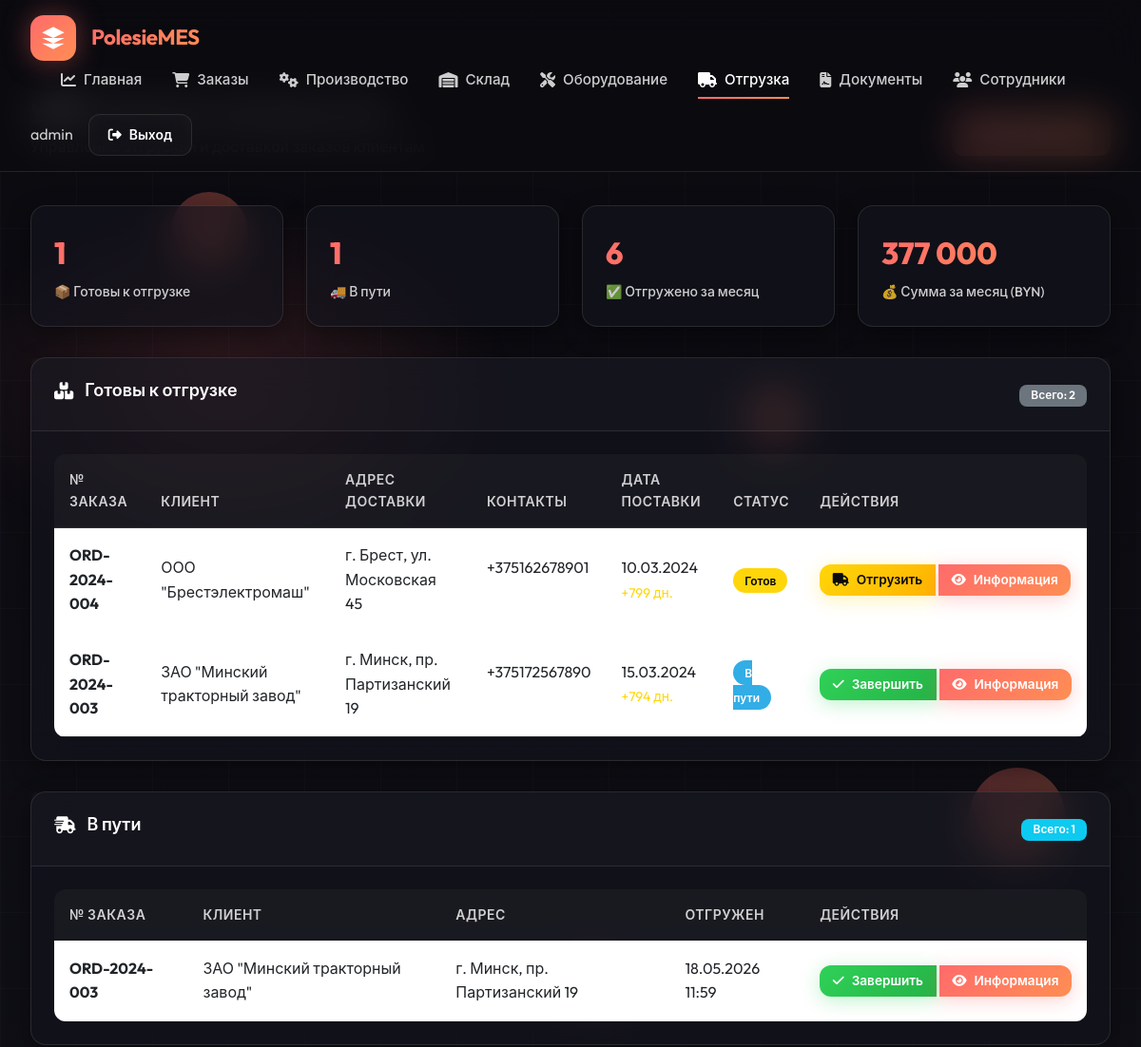
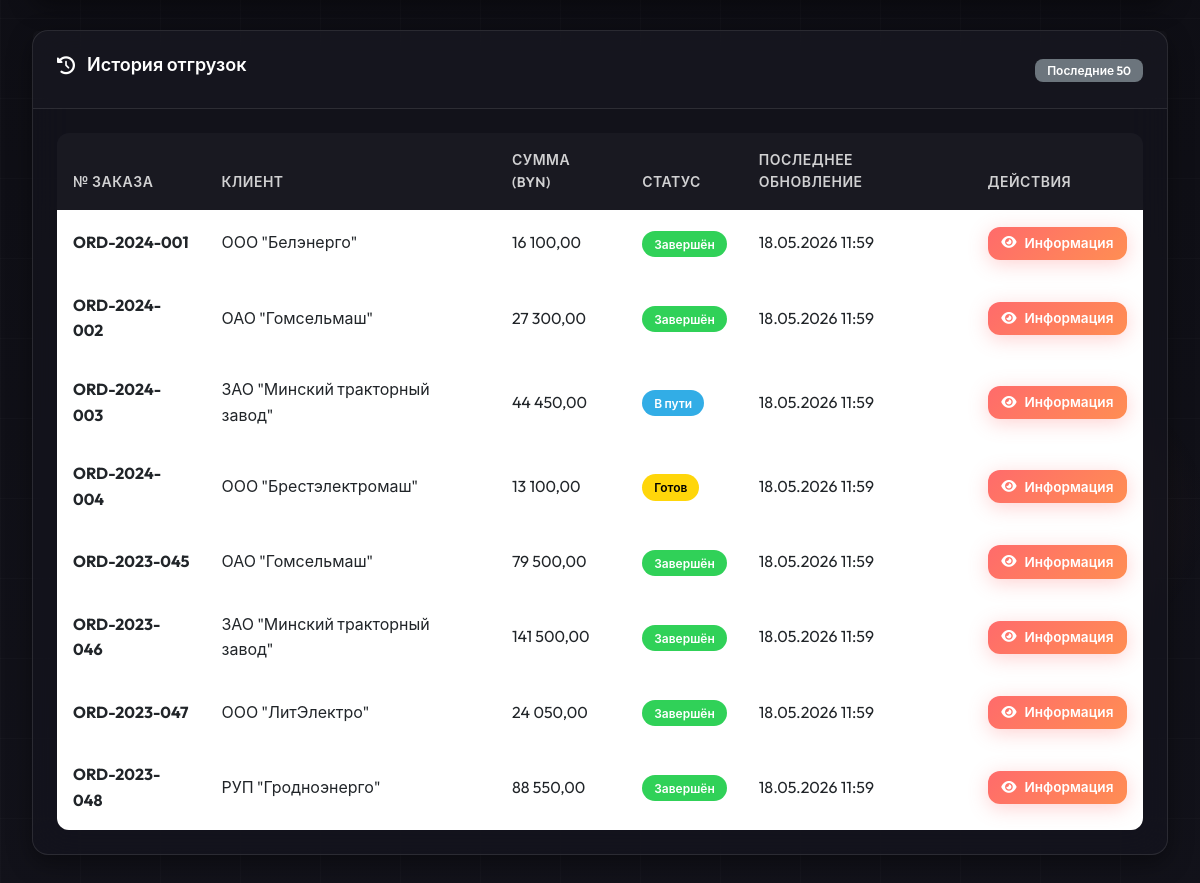
/modules/shipment/index.php (signed in), run on the app's committed database (2 pictures, top to bottom).
### tables this page shows
CREATE TABLE orders (
    id INT AUTO_INCREMENT PRIMARY KEY,
    order_number VARCHAR(50) UNIQUE NOT NULL,
    customer_id INT NOT NULL,
    order_date DATE NOT NULL,
    delivery_date DATE,
    priority ENUM('low', 'normal', 'high', 'urgent') DEFAULT 'normal',
    status ENUM('new', 'confirmed', 'in_production', 'quality_check', 'ready', 'shipped', 'completed', 'cancelled') DEFAULT 'new',
    items_json JSON,
    total_amount DECIMAL(15,2),
    currency VARCHAR(3) DEFAULT 'BYN',
    notes TEXT,
    manager_id INT,
     
    tracking_number VARCHAR(100),
    carrier VARCHAR(200),
    driver_name VARCHAR(200),
    vehicle_number VARCHAR(50),
    shipped_at DATETIME,
    received_at DATETIME,
    completion_notes TEXT,
    created_at TIMESTAMP DEFAULT CURRENT_TIMESTAMP,
    updated_at TIMESTAMP DEFAULT CURRENT_TIMESTAMP ON UPDATE CURRENT_TIMESTAMP,
    FOREIGN KEY (customer_id) REFERENCES partners(id),
    FOREIGN KEY (manager_id) REFERENCES staff(id),
    INDEX idx_order_number (order_number),
    INDEX idx_status (status)
);

CREATE TABLE partners (
    id INT AUTO_INCREMENT PRIMARY KEY,
    partner_type ENUM('customer', 'supplier', 'both') DEFAULT 'customer',
    name VARCHAR(200) NOT NULL,
    inn VARCHAR(20),
    kpp VARCHAR(20),
    address TEXT,
    phone VARCHAR(20),
    email VARCHAR(100),
    contact_person VARCHAR(100),
    country VARCHAR(50) DEFAULT 'Беларусь',
    status ENUM('active', 'inactive') DEFAULT 'active',
    created_at TIMESTAMP DEFAULT CURRENT_TIMESTAMP,
    INDEX idx_partner_type (partner_type)
);

### modules/shipment/index.php (the view, shortened to what the rows shown need)
<?php
require_once __DIR__ . '/../../includes/helpers.php';
$db = getDB();
$stmt = $db->query("
    SELECT o.*, c.name as customer_name, c.inn, c.address, c.phone as customer_phone, c.email,
           s.first_name as manager_first_name, s.last_name as manager_last_name,
           DATEDIFF(NOW(), o.delivery_date) as days_since_delivery
    FROM orders o
    LEFT JOIN partners c ON o.customer_id = c.id
    LEFT JOIN staff s ON o.manager_id = s.id
    WHERE o.status IN ('ready', 'shipped')
    ORDER BY o.delivery_date ASC
");
$shipmentOrders = $stmt->fetchAll();
$stmt = $db->query("
    SELECT o.*, c.name as customer_name,
           DATE_FORMAT(o.updated_at, '%d.%m.%Y %H:%i') as last_update
    FROM orders o
    LEFT JOIN partners c ON o.customer_id = c.id
    WHERE o.status IN ('ready', 'shipped', 'completed')
    ORDER BY o.updated_at DESC
    LIMIT 50
");
$shipmentHistory = $stmt->fetchAll();
$stmt = $db->query("
    SELECT o.*, c.name as customer_name, c.address,
           DATE_FORMAT(o.updated_at, '%d.%m.%Y %H:%i') as shipped_date
    FROM orders o
    LEFT JOIN partners c ON o.customer_id = c.id
    WHERE o.status = 'shipped'
    ORDER BY o.updated_at DESC
");
$shippedOrders = $stmt->fetchAll();
?>
<!DOCTYPE html>
<html lang="ru">
<head>
    <link href="https://cdn.jsdelivr.net/npm/bootstrap@5.3.0/dist/css/bootstrap.min.css" rel="stylesheet">
    <link href="https://cdnjs.cloudflare.com/ajax/libs/font-awesome/6.4.0/css/all.min.css" rel="stylesheet">
    <link rel="stylesheet" href="<?= APP_URL ?>/assets/css/common-style.css">
</head>
<body>
    <div class="main-content">
        <div class="page-header">
            <div class="page-title">
                <h1><i class="fas fa-truck-loading"></i> Отгрузка продукции</h1>
            </div>
        </div>
        <div class="card">
            <div class="card-body">
                <?php if (empty($shipmentOrders)): ?>
                <div class="empty-state">
                    <i class="fas fa-inbox"></i>
                    <p>Нет заказов, готовых к отгрузке</p>
                </div>
                <?php else: ?>
                <div class="table-responsive">
                    <table class="table">
                        <thead>
                            <tr>
                                <th>№ заказа</th>
                                <th>Клиент</th>
                                <th>Адрес доставки</th>
                                <th>Контакты</th>
                                <th>Дата поставки</th>
                                <th>Статус</th>
                                <th>Действия</th>
                            </tr>
                        </thead>
                        <tbody>
                            <?php foreach ($shipmentOrders as $order): ?>
                            <tr>
                                <td><strong><?= e($order['order_number']) ?></strong></td>
                                <td><?= e($order['customer_name']) ?></td>
                                <td><?= e($order['address']) ?></td>
                                <td>
                                    <?= e($order['customer_phone']) ?><br>
                                    <small style="color: var(--text-secondary);"><?= e($order['email']) ?></small>
                                </td>
                                <td>
                                    <?= date('d.m.Y', strtotime($order['delivery_date'])) ?>
                                    <?php if ($order['days_since_delivery'] > 0): ?>
                                        <br><small style="color: var(--warning-color);">+<?= $order['days_since_delivery'] ?> дн.</small>
                                    <?php endif; ?>
                                </td>
                                <td>
                                    <span class="status-badge status-<?= e($order['status']) ?>">
                                        <?php
                                        $statusNames = ['ready' => 'Готов', 'shipped' => 'В пути', 'completed' => 'Завершён', 'cancelled' => 'Отменён'];
                                        echo $statusNames[$order['status']] ?? $order['status'];
                                        ?>
                                    </span>
                                </td>
                                <td>
                                    <div class="btn-group btn-group-sm">
                                        <?php if ($order['status'] == 'ready'): ?>
                                        <button class="btn btn-warning btn-sm" onclick="showShipModal(<?= $order['id'] ?>, '<?= e($order['order_number']) ?>', '<?= e($order['customer_name']) ?>')">
                                            <i class="fas fa-truck"></i> Отгрузить
                                        </button>
                                        <?php elseif ($order['status'] == 'shipped'): ?>
                                        <button class="btn btn-success btn-sm" onclick="showCompleteModal(<?= $order['id'] ?>, '<?= e($order['order_number']) ?>')">
                                            <i class="fas fa-check"></i> Завершить
                                        </button>
                                        <?php endif; ?>
                                        <a href="order_details.php?order_id=<?= $order['id'] ?>" class="btn btn-primary btn-sm" title="Просмотр полной информации о заказе">
                                            <i class="fas fa-eye"></i> Информация
                                        </a>
                                    </div>
                                </td>
                            </tr>
                            <?php endforeach; ?>
                        </tbody>
                    </table>
                </div>
                <?php endif; ?>
            </div>
        </div>
        <?php if (!empty($shippedOrders)): ?>
        <div class="card">
            <div class="card-body">
                <div class="table-responsive">
                    <table class="table">
                        <thead>
                            <tr>
                                <th>№ заказа</th>
                                <th>Клиент</th>
                                <th>Адрес</th>
                                <th>Отгружен</th>
                                <th>Действия</th>
                            </tr>
                        </thead>
                        <tbody>
                            <?php foreach ($shippedOrders as $order): ?>
                            <tr>
                                <td><strong><?= e($order['order_number']) ?></strong></td>
                                <td><?= e($order['customer_name']) ?></td>
                                <td><?= e($order['address']) ?></td>
                                <td><?= e($order['shipped_date']) ?></td>
                                <td>
                                    <div class="btn-group btn-group-sm">
                                        <button class="btn btn-success btn-sm" onclick="showCompleteModal(<?= $order['id'] ?>, '<?= e($order['order_number']) ?>')">
                                            <i class="fas fa-check"></i> Завершить
                                        </button>
                                        <a href="order_details.php?order_id=<?= $order['id'] ?>" class="btn btn-primary btn-sm" title="Просмотр полной информации о заказе">
                                            <i class="fas fa-eye"></i> Информация
                                        </a>
                                    </div>
                                </td>
                            </tr>
                            <?php endforeach; ?>
                        </tbody>
                    </table>
                </div>
            </div>
        </div>
        <?php endif; ?>
        <div class="card">
            <div class="card-body">
                <div class="table-responsive">
                    <table class="table">
                        <thead>
                            <tr>
                                <th>№ заказа</th>
                                <th>Клиент</th>
                                <th>Сумма (BYN)</th>
                                <th>Статус</th>
                                <th>Последнее обновление</th>
                                <th>Действия</th>
                            </tr>
                        </thead>
                        <tbody>
                            <?php foreach ($shipmentHistory as $order): ?>
                            <tr>
                                <td><strong><?= e($order['order_number']) ?></strong></td>
                                <td><?= e($order['customer_name']) ?></td>
                                <td><?= number_format((float)($order['total_amount'] ?? 0), 2, ',', ' ') ?></td>
                                <td>
                                    <span class="status-badge status-<?= e($order['status']) ?>">
                                        <?php
                                        $statusNames = ['ready' => 'Готов', 'shipped' => 'В пути', 'completed' => 'Завершён', 'cancelled' => 'Отменён'];
                                        echo $statusNames[$order['status']] ?? $order['status'];
                                        ?>
                                    </span>
                                </td>
                                <td><?= e($order['last_update']) ?></td>
                                <td>
                                    <a href="order_details.php?order_id=<?= $order['id'] ?>" class="btn btn-primary btn-sm" title="Просмотр полной информации о заказе">
                                        <i class="fas fa-eye"></i> Информация
                                    </a>
                                </td>
                            </tr>
                            <?php endforeach; ?>
                        </tbody>
                    </table>
                </div>
            </div>
        </div>
    </div>
</body>
</html>

### data on the page
orders: order_number "ORD-2024-004", customer.name "ООО \"Брестэлектромаш\"", customer.address "г. Брест, ул. Московская 45", customer.phone "+375162678901", delivery_date "10.03.2024", days_since_delivery "799", status "Готов", total_amount "13 100,00", last_update "18.05.2026 11:59"
orders: order_number "ORD-2024-003", customer.name "ЗАО \"Минский тракторный завод\"", customer.address "г. Минск, пр. Партизанский 19", customer.phone "+375172567890", delivery_date "15.03.2024", days_since_delivery "794", status "В пути", shipped_date "18.05.2026 11:59", total_amount "44 450,00", last_update "18.05.2026 11:59"
orders: order_number "ORD-2024-001", customer.name "ООО \"Белэнерго\"", total_amount "16 100,00", status "Завершён", last_update "18.05.2026 11:59"
orders: order_number "ORD-2024-002", customer.name "ОАО \"Гомсельмаш\"", total_amount "27 300,00", status "Завершён", last_update "18.05.2026 11:59"
orders: order_number "ORD-2023-045", customer.name "ОАО \"Гомсельмаш\"", total_amount "79 500,00", status "Завершён", last_update "18.05.2026 11:59"
orders: order_number "ORD-2023-046", customer.name "ЗАО \"Минский тракторный завод\"", total_amount "141 500,00", status "Завершён", last_update "18.05.2026 11:59"
orders: order_number "ORD-2023-047", customer.name "ООО \"ЛитЭлектро\"", total_amount "24 050,00", status "Завершён", last_update "18.05.2026 11:59"
orders: order_number "ORD-2023-048", customer.name "РУП \"Гродноэнерго\"", total_amount "88 550,00", status "Завершён", last_update "18.05.2026 11:59"

### other printed values
getCurrentUser()['username'] "admin"
$shipmentStats['ready']['count'] "1"
$shipmentStats['shipped']['count'] "1"
$monthlyStats['completed_count'] "6"
$monthlyStats['total_amount'] "377 000"
count($shipmentOrders) "2"
count($shippedOrders) "1"
